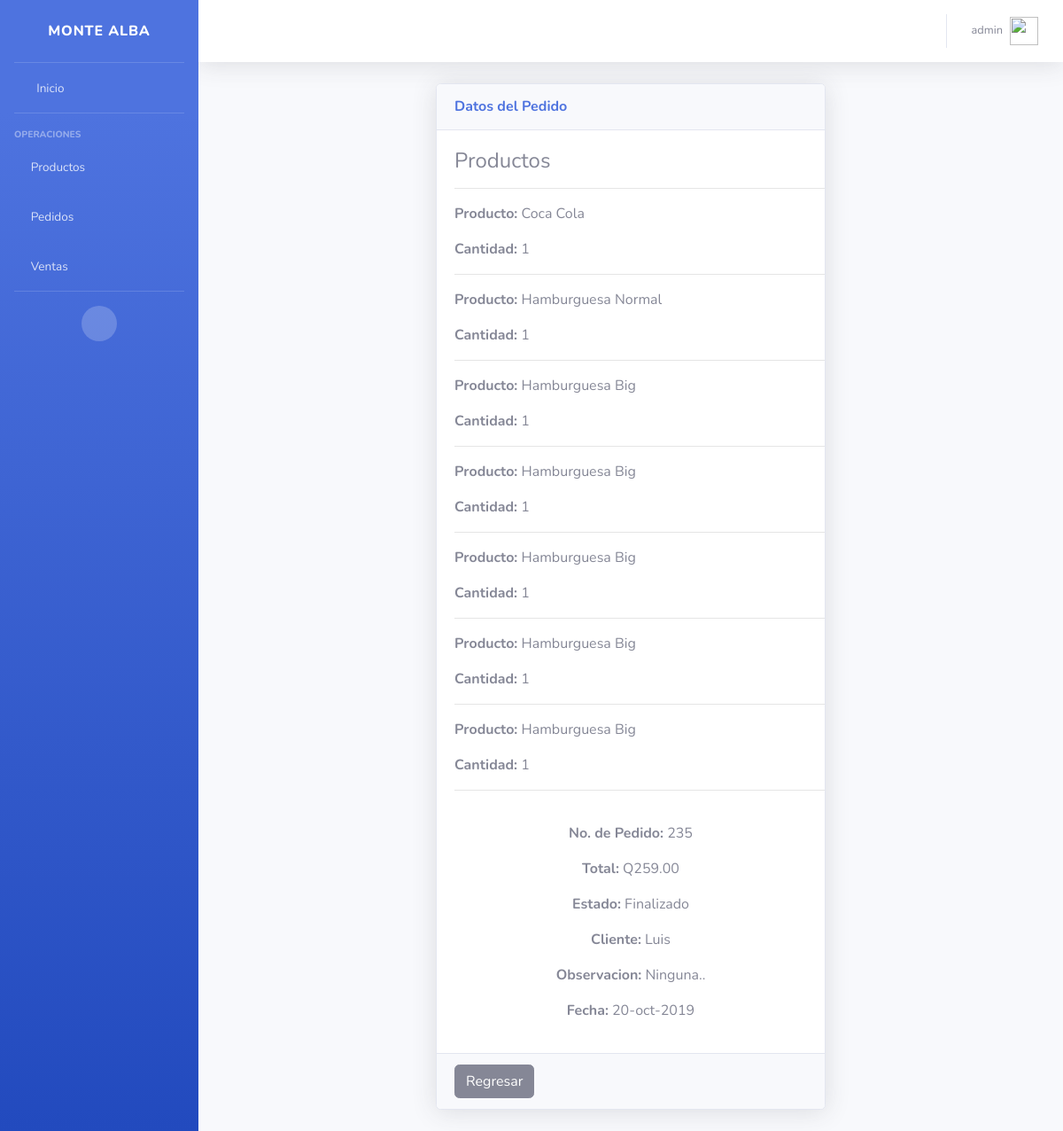
The page /control/pedido/235 (signed in) on the database its author committed.
### control/models.py (models this page shows, shortened)
class DetallePedido(models.Model):
    pedido = models.ForeignKey(Pedido, db_column='pedido_id', on_delete=models.SET_NULL, null=True)
    producto = models.ForeignKey(Producto, db_column='producto_id', on_delete=models.SET_NULL, null=True, verbose_name='Productos')
    cantidad = models.DecimalField(max_digits=10, decimal_places=0, default=1)
    precio = models.CharField(max_length=200, default=0)

class Producto(models.Model):
    producto = models.CharField(max_length=100)
    descripcion = models.CharField(max_length=200)
    precio = models.DecimalField(max_digits=10, decimal_places=2, default=0)
    LOAN_CATEGORIA = (
        ('p', 'Platillo'),
        ('b', 'Bebida'),
    )
    categoria = models.CharField(max_length=1, choices=LOAN_CATEGORIA, blank=False, default='p', help_text='Categoria del Producto')
    imagen = models.ImageField(upload_to='photos')
    def __str__(self):
        return self.producto

class Pedido(models.Model):
    total = models.DecimalField(max_digits=10, decimal_places=2, default=0)
    fecha = models.DateField(default=datetime.now, null=True, blank=True)
    estado = models.CharField(max_length=20, default='Pendiente')
    cliente = models.CharField(max_length=50, default='Agregue Cliente')
    observacion = models.CharField(max_length=200, null=False, default='Ninguna')

### control/views.py (the view)
# urls.py: path('pedido/<int:pk>', views.PedidoDetailView.as_view(), name='pedido-detail'),
class PedidoDetailView(LoginRequiredMixin, generic.DetailView):
    model = Pedido
    @method_decorator(permission_required('control.view_pedido',reverse_lazy('control:pedidos')))
    def dispatch(self, *args, **kwargs):
            return super(PedidoDetailView, self).dispatch(*args, **kwargs)

### control/templates/control/pedido_detail.html (shortened to what this page needs)
{% extends "control/main.html" %}
{% load static %}
{% block content %}
<div class="section__content section__content--p30">
        <div class="col-md-6 offset-md-3 mr-auto ml-auto">
                    <div class="card shadow mb-4">
                        <div class="card-header py-3">
                          <h6 class="m-0 font-weight-bold text-primary">Datos del Pedido</h6>
                        </div>
                        <div style="margin-left:20px;margin-top:20px">
                            <h4>Productos</h4>
                            {% for producto in pedido.detallepedido_set.all %}
                            <hr>
                            <td><p><strong>Producto:</strong> {{producto.producto}}</p></td>
                            <td><p><strong>Cantidad:</strong> {{producto.cantidad}}</p></td>
                            {% endfor %}
                            <hr>
                        </div>
                        <div class="card-body card-block text-center">
                            <p><strong>No. de Pedido:</strong> {{ pedido.id }}</p>
                            <p><strong>Total:</strong> Q{{ pedido.total }}</p>
                            <p><strong>Estado:</strong> {{ pedido.estado }}</p>
                            <p><strong>Cliente:</strong> {{ pedido.cliente }}</p>
                            <p><strong>Observacion:</strong> {{ pedido.observacion }}</p>
                            <p><strong>Fecha:</strong> {{ pedido.fecha }}</p>
                        </div>
                            <div class="card-footer">
                                <form action="{% url 'control:estado_pedido' pedido.id %}" method="post" id="pedido_form">
                                  <a href="{% url 'control:pedidos' %}"><button type="button" class="btn btn-secondary">Regresar</button></a>
                                </form>
                            </div>
                      </div>
        </div>
</div>
{% endblock content %}

### control/templates/control/main.html (shortened to what this page needs)
{% load static %}
<!DOCTYPE html>
<html lang="en">
<head>
  <link href="{% static 'vendor/fontawesome-free/css/all.min.css' %}" rel="stylesheet" type="text/css">
  <link href="{% static 'css/sb-admin-2.min.css' %}" rel="stylesheet">
  <link href="{% static 'vendor/datatables/dataTables.bootstrap4.min.css' %}" rel="stylesheet">
  <link rel="stylesheet" href="{% static 'vendor/datatables/buttons.dataTables.min.css' %}">
</head>
<body id="page-top">
  <div id="wrapper">
    <ul class="navbar-nav bg-gradient-primary sidebar sidebar-dark accordion" id="accordionSidebar">
      <a class="sidebar-brand d-flex align-items-center justify-content-center" href="{% url 'control:index' %}">
        <div class="sidebar-brand-text mx-3">Monte Alba</div>
      </a>
      <hr class="sidebar-divider my-0">
      <li class="nav-item">
        <a class="nav-link" href="{% url 'control:index' %}">
          <i class="fas fa-fw fa-tachometer-alt"></i>
          <span>Inicio</span></a>
      </li>
      <hr class="sidebar-divider">
      <div class="sidebar-heading">
        Operaciones
      </div>
      {% if user.is_staff %}
      <li class="nav-item">
        <a class="nav-link collapsed" data-toggle="collapse" data-target="#collapseProductos" aria-expanded="true" aria-controls="collapseProductos">
          <i class="fas fa-utensils"></i>
          <span>Productos</span>
        </a>
      </li>
      {% endif %}
      {% if user.is_staff or request.user.username == 'Mesero' or request.user.username == 'Cocinero' or request.user.username == 'Cajero' %}
      <li class="nav-item">
        <a class="nav-link collapsed" data-toggle="collapse" data-target="#collapsePedidos" aria-expanded="true" aria-controls="collapsePedidos">
          <i class="fas fa-shopping-cart"></i>
          <span>Pedidos</span>
        </a>
      </li>
      {% endif %}
      {% if user.is_staff or request.user.username == 'Cajero' %}
      <li class="nav-item">
        <a class="nav-link collapsed" data-toggle="collapse" data-target="#collapseVentas" aria-expanded="true" aria-controls="collapseVentas">
          <i class="fas fa-money-check-alt"></i>
          <span>Ventas</span>
        </a>
      </li>
      {% endif %}
      <hr class="sidebar-divider">
      <div class="text-center d-none d-md-inline">
        <button class="rounded-circle border-0" id="sidebarToggle"></button>
      </div>
    </ul>
    <div id="content-wrapper" class="d-flex flex-column">
      <div id="content">
        <nav class="navbar navbar-expand navbar-light bg-white topbar mb-4 static-top shadow">
          <ul class="navbar-nav ml-auto">
            {% if user.is_authenticated %}
            <li class="nav-item dropdown no-arrow">
              <a class="nav-link dropdown-toggle" href="#" id="userDropdown" role="button" data-toggle="dropdown" aria-haspopup="true" aria-expanded="false">
                <span class="mr-2 d-none d-lg-inline text-gray-600 small">{{ user.get_username }}</span>
                <img class="img-profile" src="{% static 'img/icon/usuario1.png' %}">
              </a>
            </li>
            {% else %}
            <li class="nav-item dropdown no-arrow">
                <li style="list-style-type: none;"><a href="{% url 'login'%}">Iniciar Sesion</a></li>
            </li>
            {% endif %}
          </ul>
        </nav>
        <div class="container-fluid">
            {% block content %}
            {% endblock %}
        </div>
      </div>
  </div>
</body>
</html>

### rows shown on the page
DetallePedido: producto "Coca Cola", cantidad "1"
DetallePedido: producto "Hamburguesa Normal", cantidad "1"
DetallePedido: producto "Hamburguesa Big", cantidad "1"
DetallePedido: producto "Hamburguesa Big", cantidad "1"
DetallePedido: producto "Hamburguesa Big", cantidad "1"
DetallePedido: producto "Hamburguesa Big", cantidad "1"
DetallePedido: producto "Hamburguesa Big", cantidad "1"
Pedido: id "235", total "259.00", estado "Finalizado", cliente "Luis", observacion "Ninguna..", fecha "20-oct-2019"

### other values the page prints
{{ user.get_username }} "admin"
